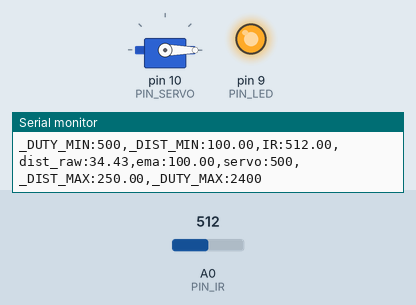
Recording of a sketch running on a simulated Arduino Uno, built with avr-gcc and run on an emulated ATmega328P. On the bench: servo, output pins drawn as LEDs (lit = HIGH), the last lines printed to the serial monitor. Inputs (shaded band) come from the test bench; at power-on: A0 (PIN_IR) = 512.

Above: at 1.2 s.
1.3 s: A0 (PIN_IR) set to 355
2.8 s: A0 (PIN_IR) set to 339
At 4.0 s:
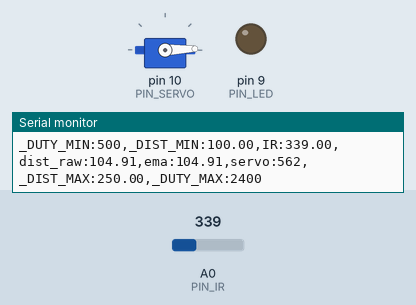
4.4 s: A0 (PIN_IR) set to 306
At 5.3 s:
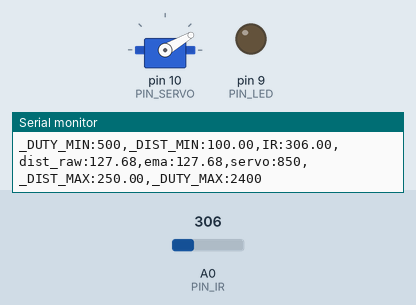
6.1 s: A0 (PIN_IR) set to 240
At 7.4 s:
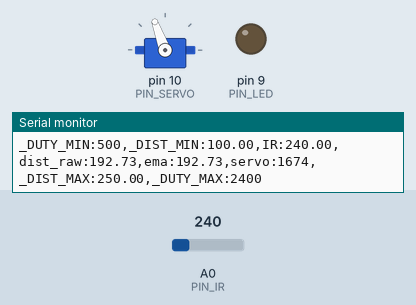
8.0 s: A0 (PIN_IR) set to 260
At 8.7 s:
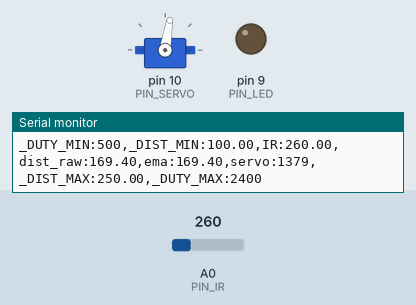
9.7 s: A0 (PIN_IR) set to 122
At 11.1 s:
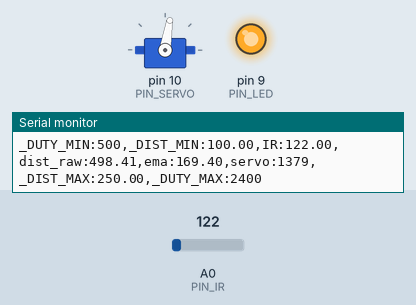
Timing chart, 0 to 12.2 s (numbered marks = the images above; inputs shaded):
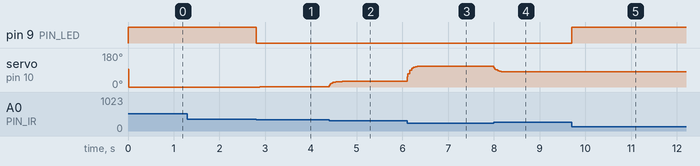

Measured:
- the behaviour switches between 348 and 347 on A0 (PIN_IR) (found by bisection; images 0 and 1)
- after the input at 2.8 s, pin 9 (PIN_LED): HIGH → LOW at once; servo on pin 10 (PIN_SERVO): 0° → 1° after 0.08 s, → 2° 0.10 s later
- after the input at 4.4 s, servo on pin 10 (PIN_SERVO): 2° → 29° at once, → 30° 0.28 s later
- after the input at 6.1 s, servo on pin 10 (PIN_SERVO): 30° → 109° at once, → 110° 0.40 s later
- after the input at 8.0 s, servo on pin 10 (PIN_SERVO): 110° → 81° at once
- after the input at 9.7 s, pin 9 (PIN_LED): LOW → HIGH at once

The sketch:

17_example_3.ino
```cpp
#include <Servo.h>

// Arduino pin assignment
#define PIN_IR    0         // IR sensor at Pin A0
#define PIN_LED   9
#define PIN_SERVO 10

#define _DUTY_MIN 500       // servo full clock-wise position (0 degree)
#define _DUTY_NEU 1500      // servo neutral position (90 degree)
#define _DUTY_MAX 2400      // servo full counter-clockwise position (180 degree)

#define _DIST_MIN 100.0
#define _DIST_MAX 250.0

#define EMA_ALPHA 0.3
#define LOOP_INTERVAL 20

Servo myservo;
unsigned long last_loop_time;

float dist_prev = _DIST_MIN;
float dist_ema = _DIST_MIN;

void setup() {
  pinMode(PIN_LED, OUTPUT);
  digitalWrite(PIN_LED, HIGH);

  myservo.attach(PIN_SERVO);
  myservo.writeMicroseconds(_DUTY_NEU);

  Serial.begin(1000000);
}

void loop() {
  unsigned long time_curr = millis();
  if (time_curr < last_loop_time + LOOP_INTERVAL)
    return;
  last_loop_time += LOOP_INTERVAL;

  float a_value = analogRead(PIN_IR);
  float dist_raw = ((6762.0 / (a_value - 9.0)) - 4.0) * 10.0 - 60.0;

  float dist_filtered;
  if (dist_raw < _DIST_MIN || dist_raw > _DIST_MAX || dist_raw <= 0) {
    dist_filtered = dist_prev;
  } else {
    dist_filtered = dist_raw;
    dist_prev = dist_raw;
  }

  dist_ema = EMA_ALPHA * dist_filtered + (1 - EMA_ALPHA) * dist_ema;

  int duty = _DUTY_MIN + (int)((dist_ema - _DIST_MIN) * (_DUTY_MAX - _DUTY_MIN) / (_DIST_MAX - _DIST_MIN));
  if (duty < _DUTY_MIN) duty = _DUTY_MIN;
  if (duty > _DUTY_MAX) duty = _DUTY_MAX;

  myservo.writeMicroseconds(duty);

  if (dist_raw >= _DIST_MIN && dist_raw <= _DIST_MAX) {
    digitalWrite(PIN_LED, LOW);
  } else {
    digitalWrite(PIN_LED, HIGH);
  }

  Serial.print("_DUTY_MIN:"); Serial.print(_DUTY_MIN);
  Serial.print(",_DIST_MIN:"); Serial.print(_DIST_MIN);
  Serial.print(",IR:"); Serial.print(a_value);
  Serial.print(",dist_raw:"); Serial.print(dist_raw);
  Serial.print(",ema:"); Serial.print(dist_ema);
  Serial.print(",servo:"); Serial.print(duty);
  Serial.print(",_DIST_MAX:"); Serial.print(_DIST_MAX);
  Serial.print(",_DUTY_MAX:"); Serial.print(_DUTY_MAX);
  Serial.println("");
}
```
